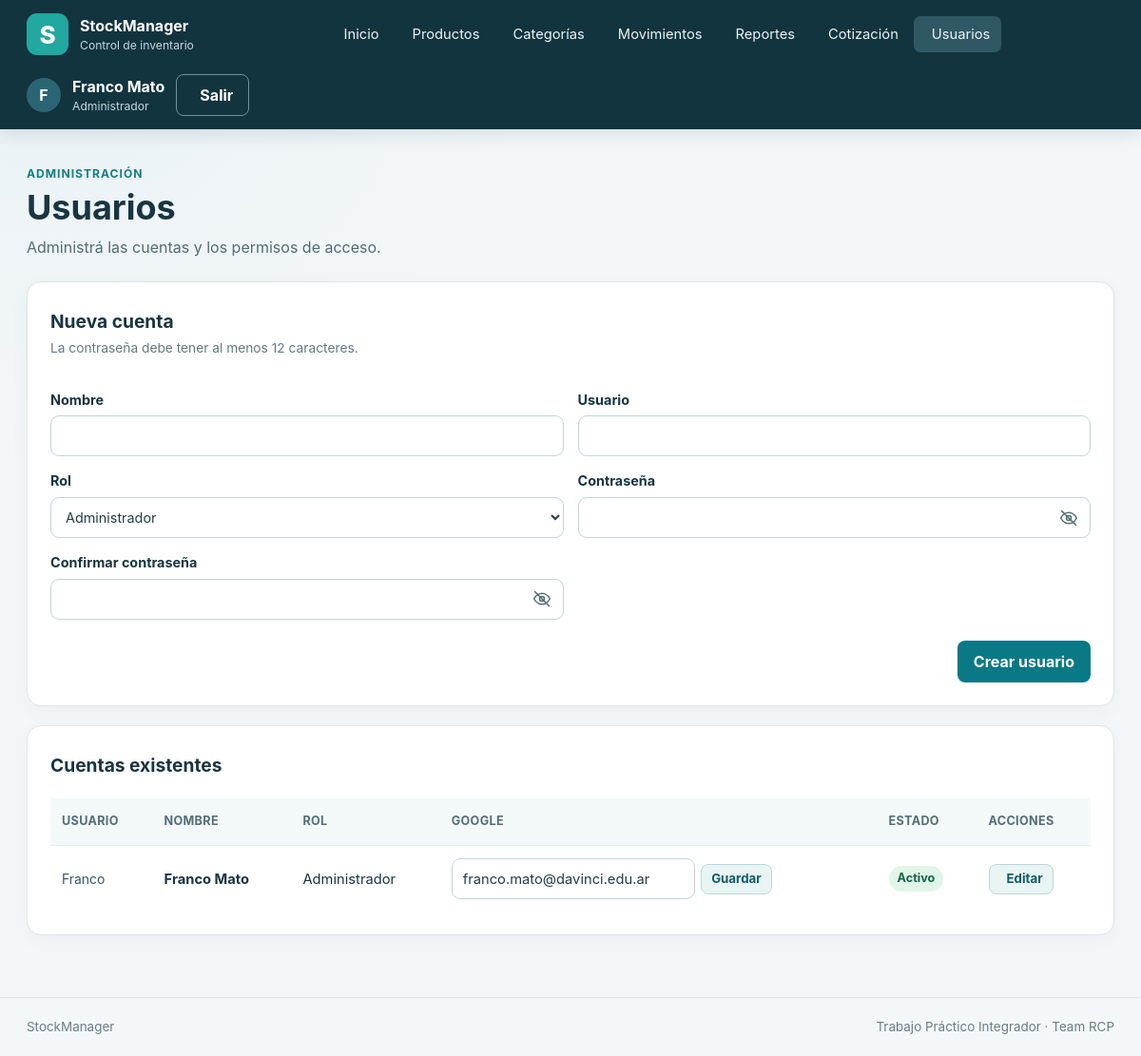
/usuarios/ (signed in), run on an earlier commit of the app's database.
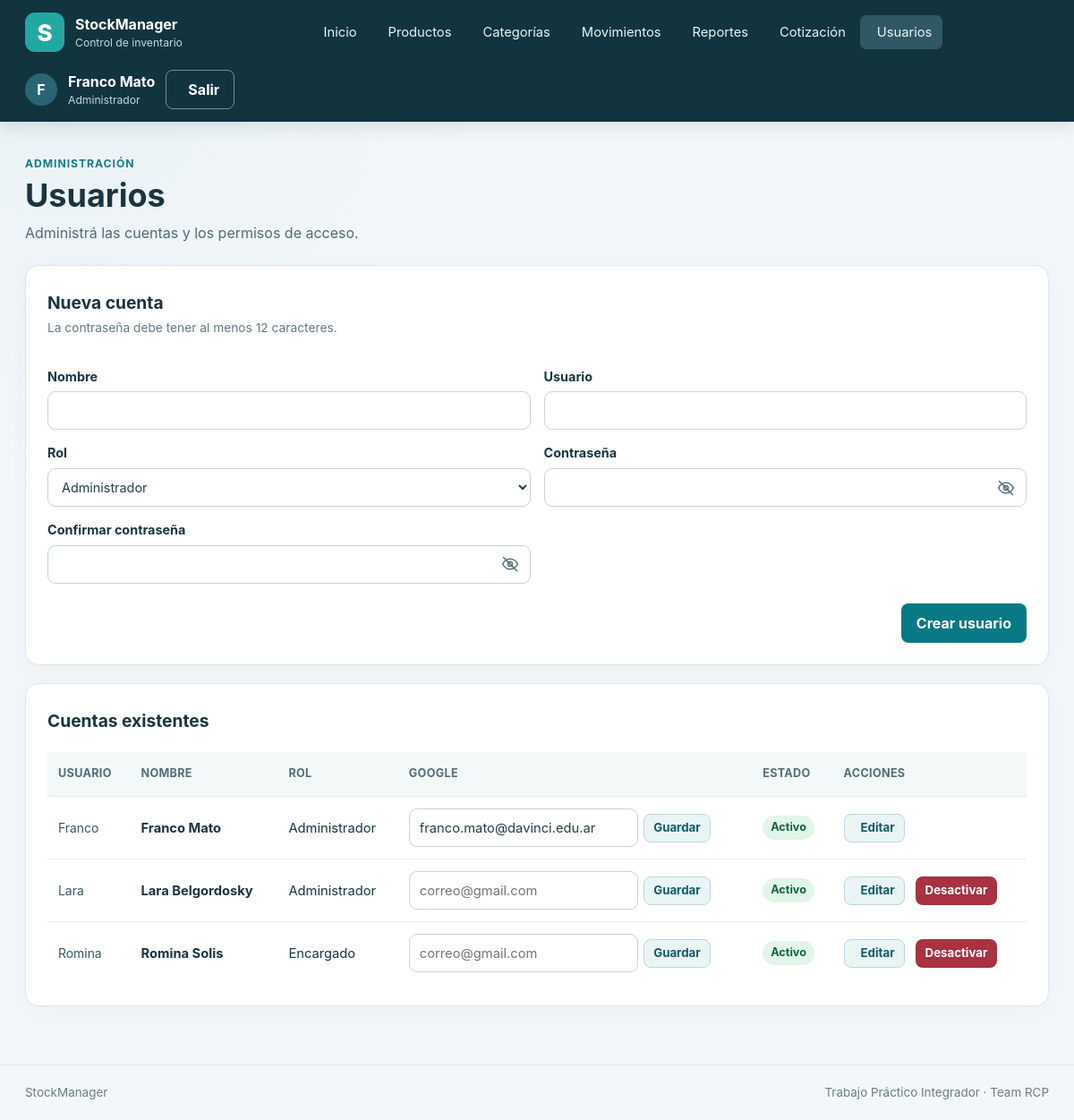
And on a later commit of the database.
### app/models.py (models this page shows)
class Usuario(db.Model):
    __tablename__ = "usuarios"
    __table_args__ = (
        db.Index(
            "idx_usuarios_correo_google",
            "correo_google",
            unique=True,
            sqlite_where=db.text("correo_google IS NOT NULL"),
        ),
        db.Index(
            "idx_usuarios_google_sub",
            "google_sub",
            unique=True,
            sqlite_where=db.text("google_sub IS NOT NULL"),
        ),
    )
    id = db.Column(db.Integer, primary_key=True)
    nombre = db.Column(db.Text, nullable=False)
    usuario = db.Column(db.Text, nullable=False, unique=True)
    password_hash = db.Column(db.Text, nullable=False)
    correo_google = db.Column(db.Text(collation="NOCASE"))
    google_sub = db.Column(db.Text)
    rol_id = db.Column(db.Integer, db.ForeignKey("roles.id", ondelete="RESTRICT"), nullable=False)
    activo = db.Column(db.Integer, nullable=False, default=1)
    creado_en = db.Column(db.Text, nullable=False, server_default=db.text("(strftime('%Y-%m-%dT%H:%M:%fZ', 'now'))"))
    rol = db.relationship("Rol")

class Rol(db.Model):
    __tablename__ = "roles"
    id = db.Column(db.Integer, primary_key=True)
    nombre = db.Column(db.Text, nullable=False, unique=True)
    descripcion = db.Column(db.Text, nullable=False)

### app/usuarios/routes.py (the view)
@bp.get("/")
@administrador_requerido
def listar():
    usuarios = db.session.scalars(select(Usuario).order_by(Usuario.usuario)).all()
    roles = db.session.scalars(select(Rol).order_by(Rol.nombre)).all()
    return render_template("usuarios/lista.html", usuarios=usuarios, roles=roles)

### app/security.py (called while the page is built)
def csrf_token() -> str:
    if "csrf_token" not in session:
        session["csrf_token"] = secrets.token_urlsafe(32)
    return session["csrf_token"]

def validar_csrf() -> None:
    if request.method in {"POST", "PUT", "PATCH", "DELETE"}:
        actual = session.get("csrf_token", "")
        recibido = request.form.get("csrf_token", "")
        if not actual or not recibido or not hmac.compare_digest(actual, recibido):
            abort(400, description="Token CSRF inválido. Volvé a cargar el formulario.")

def login_requerido(func):
    @wraps(func)
    def wrapper(*args, **kwargs):
        if g.usuario is None:
            return redirect(url_for("auth.login"))
        return func(*args, **kwargs)
    return wrapper

def administrador_requerido(func):
    @wraps(func)
    @login_requerido
    def wrapper(*args, **kwargs):
        if g.usuario.rol.nombre != "administrador":
            abort(403)
        return func(*args, **kwargs)
    return wrapper

### app/templates/usuarios/lista.html (shortened to what the changed rows need)
{% extends 'base.html' %}
{% block contenido %}
<section class="page-heading">
  <div>
    <h1>Usuarios</h1>
  </div>
</section>
<section class="panel">
  <div class="section-heading">
    <div>
      <h2>Nueva cuenta</h2>
    </div>
  </div>
</section>
<section class="panel table-wrap">
  <div class="section-heading">
    <div>
      <h2>Cuentas existentes</h2>
    </div>
  </div>
  <table>
    <thead>
      <tr>
        <th>Usuario</th>
        <th>Nombre</th>
        <th>Rol</th>
        <th>Google</th>
        <th>Estado</th>
        <th>Acciones</th>
      </tr>
    </thead>
    <tbody>
      {% for u in usuarios %}
      <tr>
        <td class="cell-code">{{ u.usuario }}</td>
        <td class="cell-primary">{{ u.nombre }}</td>
        <td>{{ u.rol.nombre|capitalize }}</td>
        <td>
          <form method="post" action="{{ url_for('usuarios.vincular_google', usuario_id=u.id) }}" class="google-link-form">
            <input type="email" name="correo_google" value="{{ u.correo_google or '' }}"
                   placeholder="correo@gmail.com" maxlength="254" aria-label="Correo Google de {{ u.usuario }}">
            <button class="button button--secondary button--small" type="submit">Guardar</button>
          </form>
        </td>
        <td><span class="status-badge {{ 'status-badge--active' if u.activo else 'status-badge--inactive' }}">{{
            'Activo' if u.activo else 'Inactivo' }}</span></td>
        <td>
          <div class="row-actions">
            <a class="button button--secondary button--small" href="{{ url_for('usuarios.editar', usuario_id=u.id) }}">
               Editar
            </a>
            {% if u.activo and u.id != g.usuario.id %}
            <form method="post" action="{{ url_for('usuarios.desactivar', usuario_id=u.id) }}">
            <button class="button button--danger button--small" type="submit">Desactivar</button>
            </form>
            {% endif %}
          </div>
        </td>
      </tr>
      {% endfor %}
    </tbody>
  </table>
</section>
{% endblock %}

### app/templates/base.html (shortened to what this page needs)
<!doctype html>
<html lang="es-AR">
<head>
  <link rel="stylesheet" href="{{ url_for('static', filename='css/styles.css') }}">
  <link rel="stylesheet" href="{{ url_for('static', filename='vendor/fontawesome/css/solid.min.css') }}">
  <link rel="stylesheet" href="{{ url_for('static', filename='vendor/sweetalert2/sweetalert2.min.css') }}">
</head>
<body>
  <header class="site-header">
    <div class="header-inner">
      <a class="brand" href="{{ url_for('main.inicio') }}" aria-label="StockManager, ir al inicio">
        <span class="brand-mark" aria-hidden="true">S</span>
        <span class="brand-copy">
          <strong>StockManager</strong>
          <small>Control de inventario</small>
        </span>
      </a>
      {% if g.usuario %}
      <nav class="main-nav" aria-label="Menú principal">
        <a href="{{ url_for('main.inicio') }}" ><span>Inicio</span></a>
        <a href="{{ url_for('productos.listar') }}" ><span>Productos</span></a>
        <a href="{{ url_for('categorias.listar') }}" ><span>Categorías</span></a>
        <a href="{{ url_for('movimientos.listar') }}" ><span>Movimientos</span></a>
        <a href="{{ url_for('reportes.inicio') }}" ><span>Reportes</span></a>
        {% if g.usuario.rol.nombre == 'administrador' %}
        <a href="{{ url_for('cotizaciones.inicio') }}"><span>Cotización</span></a>
        <a href="{{ url_for('usuarios.listar') }}" {% if request.endpoint and request.endpoint.startswith('usuarios.')
          %}aria-current="page" {% endif %}><span>Usuarios</span></a>
        {% endif %}
      </nav>
      <div class="user-menu">
        <span class="user-avatar" aria-hidden="true">{{ g.usuario.nombre[:1]|upper }}</span>
        <span class="user-details">
          <strong>{{ g.usuario.nombre }}</strong>
          <small>{{ g.usuario.rol.nombre|capitalize }}</small>
        </span>
        <form method="post" action="{{ url_for('auth.logout') }}">
          <button class="button button--quiet" type="submit"><span>Salir</span></button>
        </form>
      </div>
      {% endif %}
    </div>
  </header>
  <main class="page-shell">
    {% block contenido %}{% endblock %}
  </main>
  <footer class="site-footer">
    <span>StockManager</span>
    <span>Trabajo Práctico Integrador · Team RCP</span>
  </footer>
</body>
</html>

What changed in the data, as far as the page shows it:
added Usuario: usuario "Lara", nombre "Lara Belgordosky", rol.nombre "Administrador", activo "Activo"
added Usuario: usuario "Romina", nombre "Romina Solis", rol.nombre "Encargado", activo "Activo"
